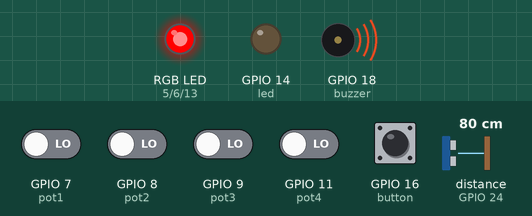
Recording of a program running on a simulated Raspberry Pi (BCM pin numbers). Shown: an RGB LED mixed from three pins (HIGH = lit), output pins drawn as LEDs (lit = HIGH), buzzer (waves = sounding). The test bench sets the inputs (shaded band); at power-on: GPIO 16 (button) HIGH, GPIO 7 (pot1), GPIO 8 (pot2), GPIO 9 (pot3), GPIO 11 (pot4) LOW, distance to the obstacle (sensor on GPIO 24) 80 cm. The echo pulse lasts 58.3 µs per cm; the clock reads 2024-03-15 10:24:30 at power-on unless the program sets it; files the program writes start out absent; threads take turns every 2 ms; pins used as bus, display or sensor lines are not drawn; what the program prints to the terminal is not drawn.

Above: at 0.2 s.
Timing chart, 0 to 2.0 s (numbered marks = the images above):
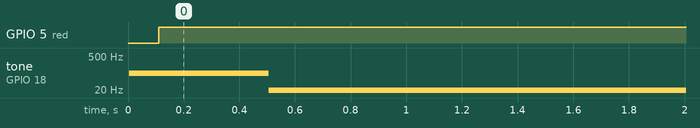

The program:

project2.py
```python
import RPi.GPIO as gpio
from time import sleep, time
import threading as thread
import datetime

def RGB_setup(red, green, blue):
	'''
	Simply sets up the gpio pins for the colors
	'''
	gpio.setup((red, green, blue), gpio.OUT)
	return True


def change_color(distance, red, green, blue):
	'''
	Function to change the color of RGB led based on distance
	'''
	if distance > 20:
		red_dc, green_dc, blue_dc = 100, 0, 0

	elif distance <= 20 and distance >= 17:
		red_dc, green_dc, blue_dc = 100, 15, 0

	elif distance < 17 and distance >= 13:
		red_dc, green_dc, blue_dc = 100, 50, 0

	elif distance < 13 and distance >= 10:
		red_dc, green_dc, blue_dc = 25, 100, 0

	elif distance < 10 and distance >= 7:
		red_dc, green_dc, blue_dc = 25, 100, 50

	elif distance < 7 and distance > 3:
		red_dc, green_dc, blue_dc = 25, 25, 100

	elif distance <= 3 and distance > 0:
		red_dc, green_dc, blue_dc = 100, 0, 100

	else:
		red_dc, green_dc, blue_dc = 0, 0, 100

	red.ChangeDutyCycle(red_dc)
	blue.ChangeDutyCycle(blue_dc)
	green.ChangeDutyCycle(green_dc)


	return distance, (red_dc, green_dc, blue_dc)


def read_distance(trig, echo, red, green, blue):
	'''
	Target function for the ultrasonic sensor thread. Based on the
	value of the programs mode, it will determine weather or not to
	print/change the hue of the led.
	'''
	while True:
			sleep(.1)
			gpio.output(trig, True)
			sleep(0.00001)
			gpio.output(trig, False)

			while gpio.input(echo)==0:
				pulse_start = time()

			while gpio.input(echo)==1:
				pulse_end = time()

			pulse_duration = (pulse_end - pulse_start)*1000000

			distance = pulse_duration/58.0
			distance = round(distance, 2)

			if mode == 'Monitor':
				colors = change_color(distance, RED, GREEN, BLUE)
				print(
					'{} cm'.format(distance),
					'RED:{}'.format(colors[1][0]),
					'GREEN:{}'.format(colors[1][1]),
					'BLUE:{}'.format(colors[1][2])
				)

			elif mode == 'Monitor&Record':
				colors = change_color(distance, RED, GREEN, BLUE)
				print(
					'{} cm'.format(distance),
					'RED:{}'.format(str(colors[1][0])),
					'GREEN:{}'.format(colors[1][1]),
					'BLUE:{}'.format(colors[1][2])
				)
				f.write('SONIC,{},{} cm\n'.format(datetime.datetime.now(), distance))

			elif mode == 'Record':
				# something here to write to the file
				red.ChangeDutyCycle(0)
				blue.ChangeDutyCycle(0)
				green.ChangeDutyCycle(0)
				f.write('SONIC,{},{} cm\n'.format(datetime.datetime.now(), distance))


def led_controller(led):
	'''
	Target function that controls the led based on the mode.
	'''
	while True:
		if mode == 'Monitor':
			gpio.output(led, False)
		elif mode == 'Monitor&Record':
			gpio.output(led, True)
		elif mode == 'Record':
			sleep(.5)
			gpio.output(led, False)
			sleep(.5)
			gpio.output(led, True)

def binary_conversion(pot1, pot2, pot3, pot4):
	'''
	Converts the pot binary value to int
	'''
	binary = ''.join(
		(str(gpio.input(pot1)),str(gpio.input(pot2)),
		str(gpio.input(pot3)),str(gpio.input(pot4)))
	)
	return int(binary, 2)


def buz_freq(position):
	'''
	Function that uses a trend line I made in excel to change the freq
	of the buzzer.
	'''
	freq = 133.33*position
	# Freq has to be higher than 0
	if freq == 0:
		freq = 1
	return freq

def pot_reader(pot1, pot2, pot3, pot4, buzzer):
	'''
	Target funciton to control the pot funcitonality based on the mode
	'''
	buzzer.ChangeDutyCycle(50)
	while True:
		sleep(.5)
		position = binary_conversion(pot1, pot2, pot3, pot4)
		percentage = position/15
		freq = buz_freq(position)
		buzzer.ChangeFrequency(freq)
		if mode == 'Monitor':
			print('{:.0%}'.format(percentage), freq)
		elif mode == 'Monitor&Record':
			print('{:.0%}'.format(percentage), freq)
			f.write('POT,{},{:.0%}\n'.format(datetime.datetime.now(), percentage))
		elif mode == 'Record':
			f.write('POT,{},{:.0%}\n'.format(datetime.datetime.now(), percentage))


if __name__ == '__main__':
	# Constants for pin values
	red = 5
	green = 6
	blue = 13
	led = 14
	buzzer = 18
	button = 16
	trig = 25
	echo = 24
	pot1 = 7
	pot2 = 8
	pot3 = 9
	pot4 = 11
	freq = 100

	# Board settings
	gpio.setmode(gpio.BCM)
	gpio.setwarnings(False)

	# GPIO setup
	RGB_setup(red, green, blue)
	gpio.setup((pot1, pot2, pot3, pot4), gpio.IN)
	gpio.setup(button, gpio.IN, pull_up_down=gpio.PUD_UP)
	gpio.setup((led, buzzer), gpio.OUT)
	gpio.setup(echo, gpio.IN)
	gpio.setup(trig, gpio.OUT, initial=gpio.LOW)

	# PWM setup
	RED = gpio.PWM(red, freq)
	GREEN = gpio.PWM(green, freq)
	BLUE = gpio.PWM(blue, freq)
	BUZZ = gpio.PWM(buzzer, freq)

	# Starting the PWM at duty cycles of 0
	BUZZ.start(0)
	RED.start(0)
	BLUE.start(0)
	GREEN.start(0)

	# Initial mode
	mode = 'Monitor'

	# Instantiates and runs the ultra sonic sensor thread
	ultra_thread = thread.Thread(target=read_distance, args=(trig, echo, RED, GREEN, BLUE,))
	ultra_thread.start()

	# Instantiates and runs the led indicator thread
	led_thread = thread.Thread(target=led_controller, args=(led,))
	led_thread.start()

	# Instantiates and runs the pot thread
	# Side note, the pot is on the 5v channel so it will already be
	# collecting data at the start of the thread
	pot_thread = thread.Thread(target=pot_reader, args=(pot1, pot2, pot3, pot4, BUZZ,))
	pot_thread.start()

	try:
		f = open('/home/pi/Documents/{}.txt'.format(datetime.datetime.now().strftime('%Y-%m-%d:%H:%M:%S')), 'w')
		f.write('Sensor,time,value\n')
		time_count = 0
		while True:
			#pot_reader(pot1, pot2, pot3, pot4)

			if gpio.input(button) == False:
				time_count += 1
			else:
				if time_count < 2:
					time_count = 0
				elif mode == 'Monitor':
					if time_count >= 2 and time_count < 5:
						mode = 'Monitor&Record'
						time_count = 0
						f.close()
						f = open('/home/pi/Documents/{}.txt'.format(datetime.datetime.now().strftime('%Y-%m-%d:%H:%M:%S')), 'w')
						f.write('Sensor,time,value\n')
						print('Recording data... {}'.format(f.name))
					elif time_count >= 5:
						mode = 'Record'
						time_count = 0
						f.close()
						f = open('/home/pi/Documents/{}.txt'.format(datetime.datetime.now().strftime('%Y-%m-%d:%H:%M:%S')), 'w')
						f.write('Sensor,time,value\n')
						print('Recording data... {}'.format(f.name))
				elif mode == 'Monitor&Record':
					if time_count >= 2 and time_count < 5:
						mode = 'Monitor'
						time_count = 0
					elif time_count >= 5:
						mode = 'Record'
						time_count = 0
						f.close()
						f = open('/home/pi/Documents/{}.txt'.format(datetime.datetime.now().strftime('%Y-%m-%d:%H:%M:%S')), 'w')
						f.write('Sensor,time,value\n')
						print('Recording data... {}'.format(f.name))
				elif mode == 'Record':
					if time_count >= 2 and time_count < 5:
						mode = 'Monitor&Record'
						time_count = 0
						f.close()
						f = open('/home/pi/Documents/{}.txt'.format(datetime.datetime.now().strftime('%Y-%m-%d:%H:%M:%S')), 'w')
						f.write('Sensor,time,value\n')
						print('Recording data... {}'.format(f.name))
					elif time_count >= 5:
						mode = 'Monitor'
						time_count = 0


			sleep(1)
	except KeyboardInterrupt:
		gpio.cleanup()
		f.close()
```

Measured:
- by itself, GPIO 5 (red): LOW → HIGH at 0.11 s
- by itself, tone on GPIO 18 (buzzer): silent → 100 Hz at 0.00 s, → 1 Hz 0.50 s later
